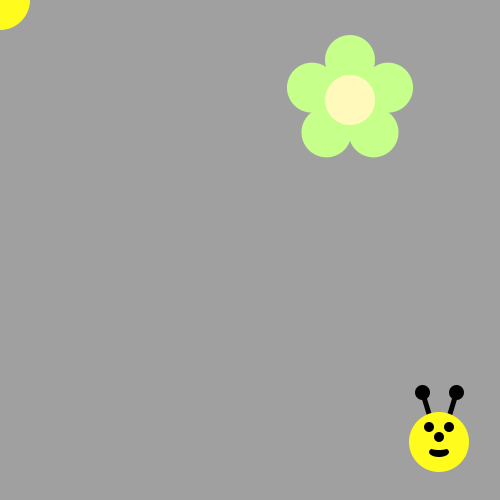
Frame 1 (no input)
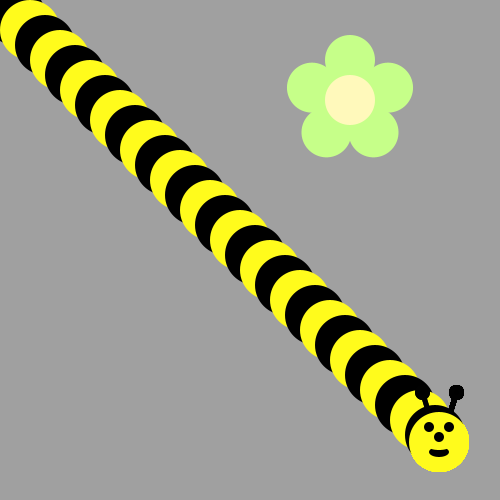
Frame 60 (the mouse pressed at the canvas centre just before this capture)
Frame 120 (the mouse held since frame 60 and released just before this capture): identical to frame 60, image omitted

The Processing sketch that drew these frames (run headless with seeded random() and noise(); from frame 60 on, the mouse is pressed at the canvas centre):

// Processing sketch: sketch_170226a
// ── sketch_170226a.pde
int x = 0;
int y = 0;
int i = 1;

void setup() {  
  ellipseMode(CENTER);
  size(500, 500);
  background(160, 160, 160); 
  drawFlower(350, 100);
}
void draw() {
  if(x<439&&y<442){
    if(i%2==1){
    fill(255, 251, 28);
    }
    else{
      fill(0,0,0);
    }
    ellipse(x,y,60,60);
   x = x+15;
   y = y+15;
  drawBeeFace(439,442);
//print(i);
i++;
  }
}
  void mouseClicked(){
  print(mouseX);
  print(mouseY);
  }
 
  
  /*Use A loop to make a body for the Bee!
   Then put his head on using drawBeeFace(x,y)
   Use Modulo to make the colors alternate 
   */




void drawFlower(int x, int y) {
  noStroke();
  translate(x, y);
  // draw 5 petals, rotating after each one
  fill(#c6ff89); // green
  for (int i = 0; i < 5; i++) {
    ellipse(0, -40, 50, 50);
    rotate(radians(72));
  }
  fill(#fff9bb); // light yellow
  ellipse(0, 0, 50, 50);
}

void drawBeeFace(int BeeFaceX, int BeeFaceY) {
  noStroke();
  fill(0, 0, 0);
  stroke(1);
  strokeWeight(5);
  line(BeeFaceX-10, BeeFaceY-27, BeeFaceX-17, BeeFaceY-50);
  line(BeeFaceX+10, BeeFaceY-27, BeeFaceX+17, BeeFaceY-50);
  ellipse(BeeFaceX-17, BeeFaceY-50, 10, 10);
  ellipse(BeeFaceX+17, BeeFaceY-50, 10, 10);
  noStroke();
  fill(255, 251, 28);
  ellipse(BeeFaceX, BeeFaceY, 60, 60); // face
  fill(255, 237, 209);
  fill(0, 0, 0);
  ellipse(BeeFaceX-10, BeeFaceY-15, 10, 10); // eyes
  ellipse(BeeFaceX+10, BeeFaceY-15, 10, 10);
  ellipse(BeeFaceX, BeeFaceY-5, 10, 10); // nose
  ellipse(BeeFaceX, BeeFaceY+10, 20, 10);// mouth
  fill(255, 251, 28);
  ellipse(BeeFaceX, BeeFaceY+5, 20, 6);
}
